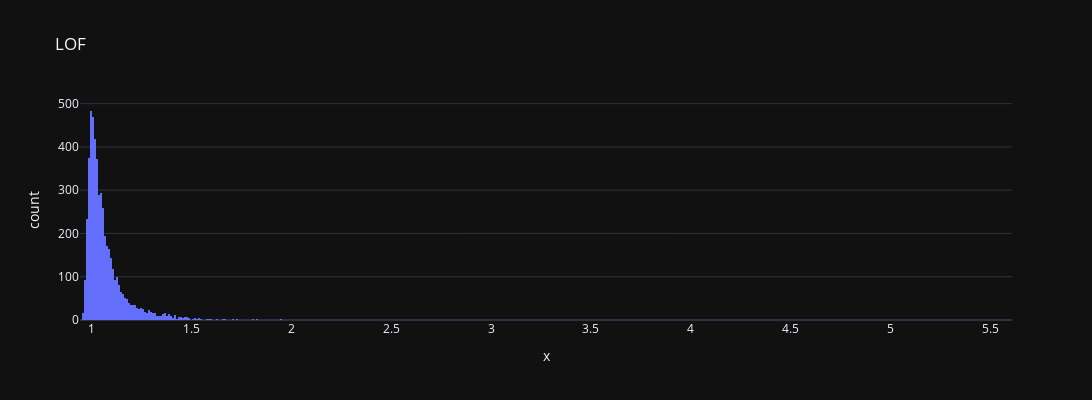

This figure's notebook cell:
### Code cell
# Plot the Data Using PlotLy
hF = px.histogram(x = vLofScore, title = 'LOF', template = 'plotly_dark')
hF.update_layout(autosize = False, width = 1200, height = 400)

hF.show()

### Figure 1 — Plotly figure (JSON) as saved in the notebook; plotly's stock layout.template omitted (floating-point values rounded to 4 significant figures; data arrays with more than 128 entries replaced by an {"elided": "..."} marker saying what was removed)
{"data": [{"alignmentgroup": "True", "bingroup": "x", "hovertemplate": "x=%{x}<br>count=%{y}<extra></extra>", "legendgroup": "", "marker": {"color": "#636efa", "pattern": {"shape": ""}}, "name": "", "offsetgroup": "", "orientation": "v", "showlegend": false, "type": "histogram", "x": {"elided": "5160 float values"}, "xaxis": "x", "yaxis": "y"}], "layout": {"autosize": false, "barmode": "relative", "height": 400, "legend": {"tracegroupgap": 0}, "title": {"text": "LOF"}, "width": 1200, "xaxis": {"anchor": "y", "domain": [0, 1], "title": {"text": "x"}}, "yaxis": {"anchor": "x", "domain": [0, 1], "title": {"text": "count"}}}}
